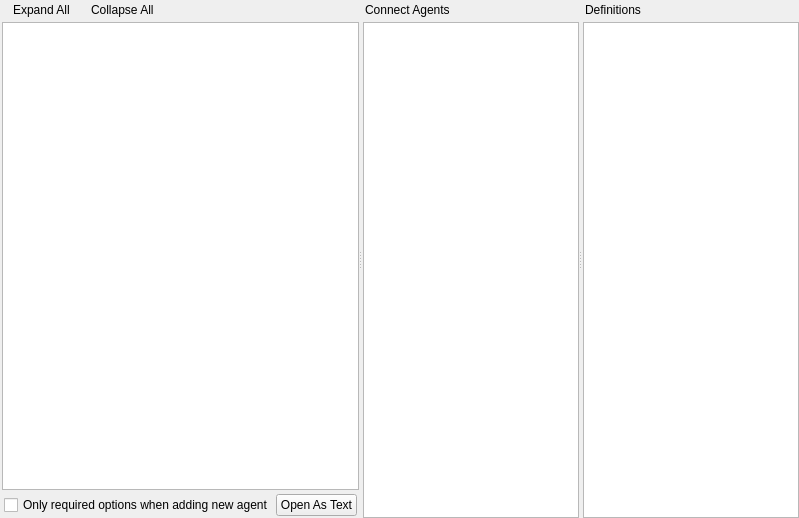
<?xml version="1.0" encoding="UTF-8"?>
<ui version="4.0">
 <class>gams::studio::connect::ConnectEditor</class>
 <widget class="QWidget" name="gams::studio::connect::ConnectEditor">
  <property name="geometry">
   <rect>
    <x>0</x>
    <y>0</y>
    <width>799</width>
    <height>518</height>
   </rect>
  </property>
  <property name="windowTitle">
   <string>Form</string>
  </property>
  <layout class="QHBoxLayout" name="horizontalLayout">
   <property name="spacing">
    <number>0</number>
   </property>
   <property name="leftMargin">
    <number>0</number>
   </property>
   <property name="topMargin">
    <number>0</number>
   </property>
   <property name="rightMargin">
    <number>0</number>
   </property>
   <property name="bottomMargin">
    <number>0</number>
   </property>
   <item>
    <widget class="QSplitter" name="connectHSplitter">
     <property name="orientation">
      <enum>Qt::Horizontal</enum>
     </property>
     <property name="handleWidth">
      <number>2</number>
     </property>
     <widget class="QWidget" name="dataWidget" native="true">
      <layout class="QVBoxLayout" name="verticalLayout">
       <property name="spacing">
        <number>2</number>
       </property>
       <property name="leftMargin">
        <number>2</number>
       </property>
       <property name="topMargin">
        <number>0</number>
       </property>
       <property name="rightMargin">
        <number>0</number>
       </property>
       <property name="bottomMargin">
        <number>0</number>
       </property>
       <item>
        <widget class="QWidget" name="toolbarWidget" native="true">
         <layout class="QHBoxLayout" name="horizontalLayout_3">
          <property name="spacing">
           <number>2</number>
          </property>
          <property name="leftMargin">
           <number>2</number>
          </property>
          <property name="topMargin">
           <number>0</number>
          </property>
          <property name="rightMargin">
           <number>0</number>
          </property>
          <property name="bottomMargin">
           <number>0</number>
          </property>
          <item>
           <widget class="gams::studio::connect::ClickableLabel" name="expandAllIcon">
            <property name="text">
             <string/>
            </property>
           </widget>
          </item>
          <item>
           <widget class="gams::studio::connect::ClickableLabel" name="expandAllLabel">
            <property name="text">
             <string>Expand All</string>
            </property>
           </widget>
          </item>
          <item>
           <spacer name="toolbarHSpacer_1">
            <property name="orientation">
             <enum>Qt::Horizontal</enum>
            </property>
            <property name="sizeType">
             <enum>QSizePolicy::Preferred</enum>
            </property>
            <property name="sizeHint" stdset="0">
             <size>
              <width>10</width>
              <height>20</height>
             </size>
            </property>
           </spacer>
          </item>
          <item>
           <widget class="gams::studio::connect::ClickableLabel" name="collapseAllIcon">
            <property name="text">
             <string/>
            </property>
           </widget>
          </item>
          <item>
           <widget class="gams::studio::connect::ClickableLabel" name="collapseAllLabel">
            <property name="text">
             <string>Collapse All</string>
            </property>
           </widget>
          </item>
          <item>
           <spacer name="toolbarHSpacer_2">
            <property name="orientation">
             <enum>Qt::Horizontal</enum>
            </property>
            <property name="sizeHint" stdset="0">
             <size>
              <width>40</width>
              <height>20</height>
             </size>
            </property>
           </spacer>
          </item>
         </layout>
        </widget>
       </item>
       <item>
        <widget class="QTreeView" name="dataTreeView"/>
       </item>
       <item>
        <widget class="QWidget" name="selectionWidget" native="true">
         <layout class="QHBoxLayout" name="horizontalLayout_2">
          <property name="spacing">
           <number>2</number>
          </property>
          <property name="leftMargin">
           <number>2</number>
          </property>
          <property name="topMargin">
           <number>2</number>
          </property>
          <property name="rightMargin">
           <number>2</number>
          </property>
          <property name="bottomMargin">
           <number>2</number>
          </property>
          <item>
           <widget class="QCheckBox" name="onlyRequiredAttribute">
            <property name="text">
             <string>Only required options when adding new agent</string>
            </property>
           </widget>
          </item>
          <item>
           <spacer name="selectionHSpacer">
            <property name="orientation">
             <enum>Qt::Horizontal</enum>
            </property>
            <property name="sizeHint" stdset="0">
             <size>
              <width>40</width>
              <height>20</height>
             </size>
            </property>
           </spacer>
          </item>
          <item>
           <widget class="QPushButton" name="openAsTextButton">
            <property name="text">
             <string>Open As Text</string>
            </property>
           </widget>
          </item>
         </layout>
        </widget>
       </item>
      </layout>
     </widget>
     <widget class="QWidget" name="schemaControlWidget" native="true">
      <layout class="QVBoxLayout" name="verticalLayout_2">
       <property name="spacing">
        <number>2</number>
       </property>
       <property name="leftMargin">
        <number>2</number>
       </property>
       <property name="topMargin">
        <number>0</number>
       </property>
       <property name="rightMargin">
        <number>0</number>
       </property>
       <property name="bottomMargin">
        <number>0</number>
       </property>
       <item>
        <widget class="QWidget" name="agentHeaderWidget" native="true">
         <layout class="QHBoxLayout" name="horizontalLayout_4">
          <property name="spacing">
           <number>2</number>
          </property>
          <property name="leftMargin">
           <number>2</number>
          </property>
          <property name="topMargin">
           <number>0</number>
          </property>
          <property name="rightMargin">
           <number>0</number>
          </property>
          <property name="bottomMargin">
           <number>0</number>
          </property>
          <item>
           <widget class="QLabel" name="agentHeaderLabel">
            <property name="text">
             <string>Connect Agents</string>
            </property>
           </widget>
          </item>
          <item>
           <spacer name="schemaControlHSpacer">
            <property name="orientation">
             <enum>Qt::Horizontal</enum>
            </property>
            <property name="sizeHint" stdset="0">
             <size>
              <width>40</width>
              <height>20</height>
             </size>
            </property>
           </spacer>
          </item>
         </layout>
        </widget>
       </item>
       <item>
        <widget class="QListView" name="schemaControlListView"/>
       </item>
      </layout>
     </widget>
     <widget class="QWidget" name="helpTreeWidget" native="true">
      <layout class="QVBoxLayout" name="verticalLayout_3">
       <property name="spacing">
        <number>2</number>
       </property>
       <property name="leftMargin">
        <number>2</number>
       </property>
       <property name="topMargin">
        <number>0</number>
       </property>
       <property name="rightMargin">
        <number>0</number>
       </property>
       <property name="bottomMargin">
        <number>0</number>
       </property>
       <item>
        <widget class="QWidget" name="helpTreeLabelwidget" native="true">
         <layout class="QHBoxLayout" name="horizontalLayout_5">
          <property name="spacing">
           <number>2</number>
          </property>
          <property name="leftMargin">
           <number>2</number>
          </property>
          <property name="topMargin">
           <number>0</number>
          </property>
          <property name="rightMargin">
           <number>0</number>
          </property>
          <property name="bottomMargin">
           <number>0</number>
          </property>
          <item>
           <widget class="QLabel" name="helpTreeLabel">
            <property name="text">
             <string>Definitions</string>
            </property>
           </widget>
          </item>
          <item>
           <spacer name="helpTreeLabelHSpacer">
            <property name="orientation">
             <enum>Qt::Horizontal</enum>
            </property>
            <property name="sizeHint" stdset="0">
             <size>
              <width>40</width>
              <height>20</height>
             </size>
            </property>
           </spacer>
          </item>
         </layout>
        </widget>
       </item>
       <item>
        <widget class="QTreeView" name="helpTreeView"/>
       </item>
      </layout>
     </widget>
    </widget>
   </item>
  </layout>
 </widget>
 <customwidgets>
  <customwidget>
   <class>gams::studio::connect::ClickableLabel</class>
   <extends>QLabel</extends>
   <header location="global">connect/clickablelabel.h</header>
  </customwidget>
 </customwidgets>
 <resources/>
 <connections/>
</ui>
